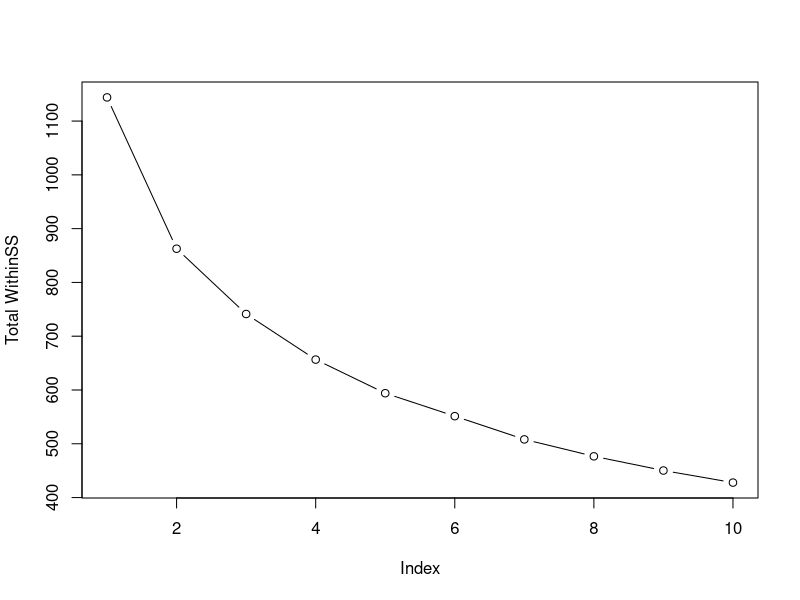
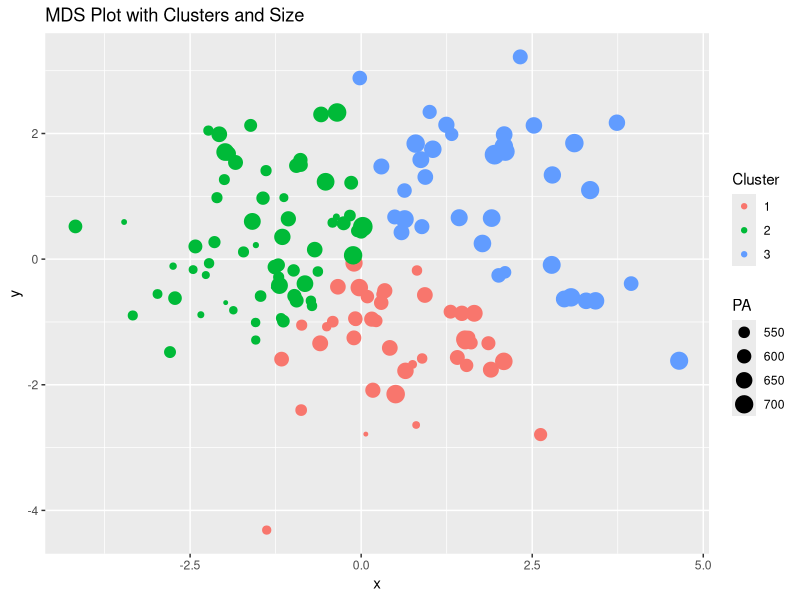

The R source for these figures, in order:

setwd("/Users/owen/Documents/School/Math400/BTS")
library("ggplot2")

origData <- read.csv("BattingData.csv")

#Remove 0 rows & people w/ less than 50 plate appearances
origData <- origData[origData$PA >= 500,]
origData <- na.omit(origData)

#Remove unnecessary rows
#final: R, H, 2B, HR, RBI, SB, SO, PCTAB
#Data 2: SB, BB, SO, BA, OBP, SLG, TB
data <- origData[,c(19,11,13:15,17,18)]
#data <- origData[,c(15,17:21, 24)]
data$pctAB <- origData$AB / origData$PA

cor(data)

#Scale Data
data <- scale(data)
data <- data.frame(data)

#Find appropriate K
wss.out <- 0
for (i in 1:10){
  model <- kmeans(data, centers=i, nstart=20)
  wss.out[i] <- model$tot.withinss
}
plot(wss.out, type='b', ylab="Total WithinSS")
k = 3

#Cluster & Combine with our data
clust1 <- kmeans(data, centers=3, nstart=20)
#clust2 <- kmeans(data2, centers=3, nstart=20)
mds.out <- data.frame(cmdscale(dist(data)))
colnames(mds.out) <- c("x", "y")
Cluster <- as.factor(clust1$cluster)
PA <- origData$PA

ggplot(data=mds.out, aes(x=mds.out$x, y=mds.out$y)) +
  geom_point(aes(colour=Cluster, size=PA)) +
   ylab("y") + xlab("x") +ggtitle("MDS Plot with Clusters and Size")


#Add in C1 to OrigData
origData <- cbind(origData, clust1$cluster)
colnames(origData)[31] <- "C1"


#Summary Statistics on C1
diff <- data.frame()
for (i in 1:3){
  df <- origData[origData$C1==i,]
  diff[i, "R"] <- median(df[,"R"])
  diff[i, "H"] <- median(df[,'H'])
  diff[i, "HR"] <- median(df[,"HR"])
  diff[i, "RBI"] <- median(df[,'RBI'])
  diff[i, "SB"] <- median(df[,"SB"])
  diff[i, "BB"] <- median(df[,'BB'])
  diff[i, "SO"] <- median(df[,"SO"])
  diff[i, "TB"] <- median(df[,'TB'])  
  diff[i, "BA"] <- median(df[,'BA'])
  diff[i, "OBP"] <- median(df[,"OBP"])
  diff[i, "SLG"] <- median(df[,"SLG"])
  diff[i, "PA"] <- median(df[,"PA"])
}
diff <- t(diff)
diff
